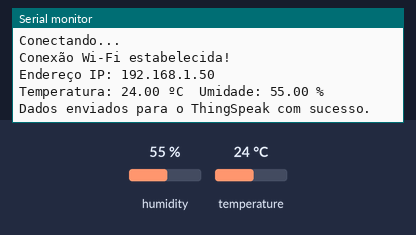
This sketch was run on a simulated ESP32. On the bench: the last lines printed to the serial monitor. The test bench sets the inputs (shaded band); at power-on: temperature 24 °C, humidity 55 %. WiFi joins after 1.5 s; servers stay silent unless stated.

Above: at 3.2 s.
3.3 s: temperature set to 41 °C
At 9.1 s:
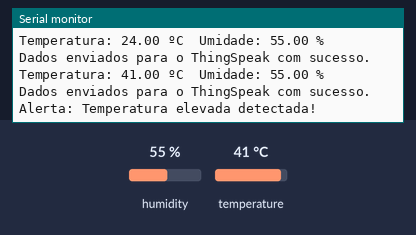
14.0 s: humidity set to 22 %
At 18.21 s:
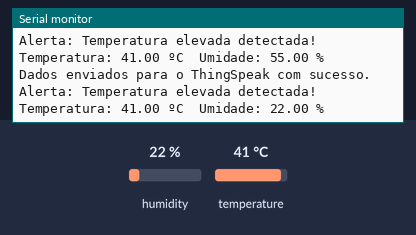
19.9 s: humidity set to 40 %
At 24.0 s:
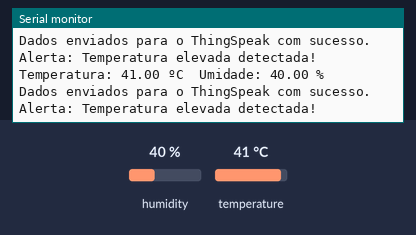
Timing chart, 0 to 25.5 s (numbered marks = the images above; inputs shaded):
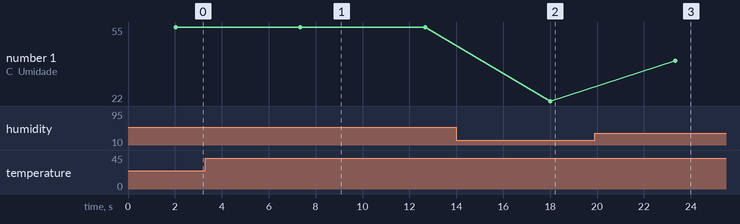

The sketch:

main.ino
```cpp
#include <WiFi.h>
#include "ThingSpeak.h"
#include <DHT.h>

// Defina o pino do sensor DHT11
#define DHTPIN 4       // Pino de dados do DHT11 conectado ao GPIO 4

// Defina o tipo de sensor (DHT11)
#define DHTTYPE DHT11

// Defina a rede WiFi
const char* ssid = "SSID_DA_REDE";           // Substitua pelo nome da sua rede Wi-Fi
const char* password = "SENHA_DA_REDE";      // Substitua pela senha da sua rede Wi-Fi

// Defina o canal do ThingSpeak (substitua com o seu canal ID e chave de escrita)
unsigned long channelID = 00000000;         // Substitua pelo seu canal ThingSpeak ID
const char * writeAPIKey = "CHAVE";         // Substitua pela chave de escrita do seu canal

// Inicialize o sensor DHT11
DHT dht(DHTPIN, DHTTYPE);

// Inicialize a conexão WiFi
WiFiClient client;

void setup() {
  // Inicia a comunicação serial para monitoramento
  Serial.begin(115200);

  // Inicia o sensor DHT11
  dht.begin();

  // Conecta-se à rede Wi-Fi
  Serial.println("Conectando-se à rede Wi-Fi...");
  WiFi.begin(ssid, password);

  // Aguarda conexão com a rede Wi-Fi
  while (WiFi.status() != WL_CONNECTED) {
    delay(1000);
    Serial.println("Conectando...");
  }

  Serial.println("Conexão Wi-Fi estabelecida!");
  Serial.print("Endereço IP: ");
  Serial.println(WiFi.localIP());

  WiFi.mode(WIFI_STA);
  ThingSpeak.begin(client);
}

void loop() {
  // Lê os valores de temperatura e umidade
  float t = dht.readTemperature();
  float h = dht.readHumidity();

  // Verifica se a leitura falhou
  if (isnan(t) || isnan(h)) {
    Serial.println("Falha na leitura do sensor!");
    return;
  }

  // Exibe os dados na porta serial
  Serial.print("Temperatura: ");
  Serial.print(t);
  Serial.print(" ºC\t");
  Serial.print("Umidade: ");
  Serial.print(h);
  Serial.println(" %");

  // Envia os dados para o ThingSpeak
  ThingSpeak.setField(1, t);   // Temperatura
  ThingSpeak.setField(2, h);   // Umidade

  // Envia os dados para o ThingSpeak a cada 20 segundos
  int httpResponseCode = ThingSpeak.writeFields(channelID, writeAPIKey);

  if (httpResponseCode == 200) {
    Serial.println("Dados enviados para o ThingSpeak com sucesso.");
  } else {
    Serial.println("Falha ao enviar dados para o ThingSpeak.");
  }

  // Verifica se a temperatura está acima de um limite de alerta
  if (t > 37.8) {  // Temperatura acima de 37.8°C, possível febre
    Serial.println("Alerta: Temperatura elevada detectada!");
    // Aqui você pode adicionar mais ações, como enviar uma notificação, ativar um alarme, etc.
  }

  // Atraso de 20 segundos antes de enviar novos dados
  delay(5000);  // 20 segundos
}
```

Measured:
- after the input at 3.3 s, the serial monitor: prints a new line after 4.1 s (image 1)
- after the input at 14.0 s, the serial monitor: prints a new line after 4.0 s (image 2)
- after the input at 19.9 s, the serial monitor: prints a new line after 3.4 s (image 3)
- plotted number 1: 55 → 22 after the input at 14.0 s, 22 → 40 after the input at 19.9 s
